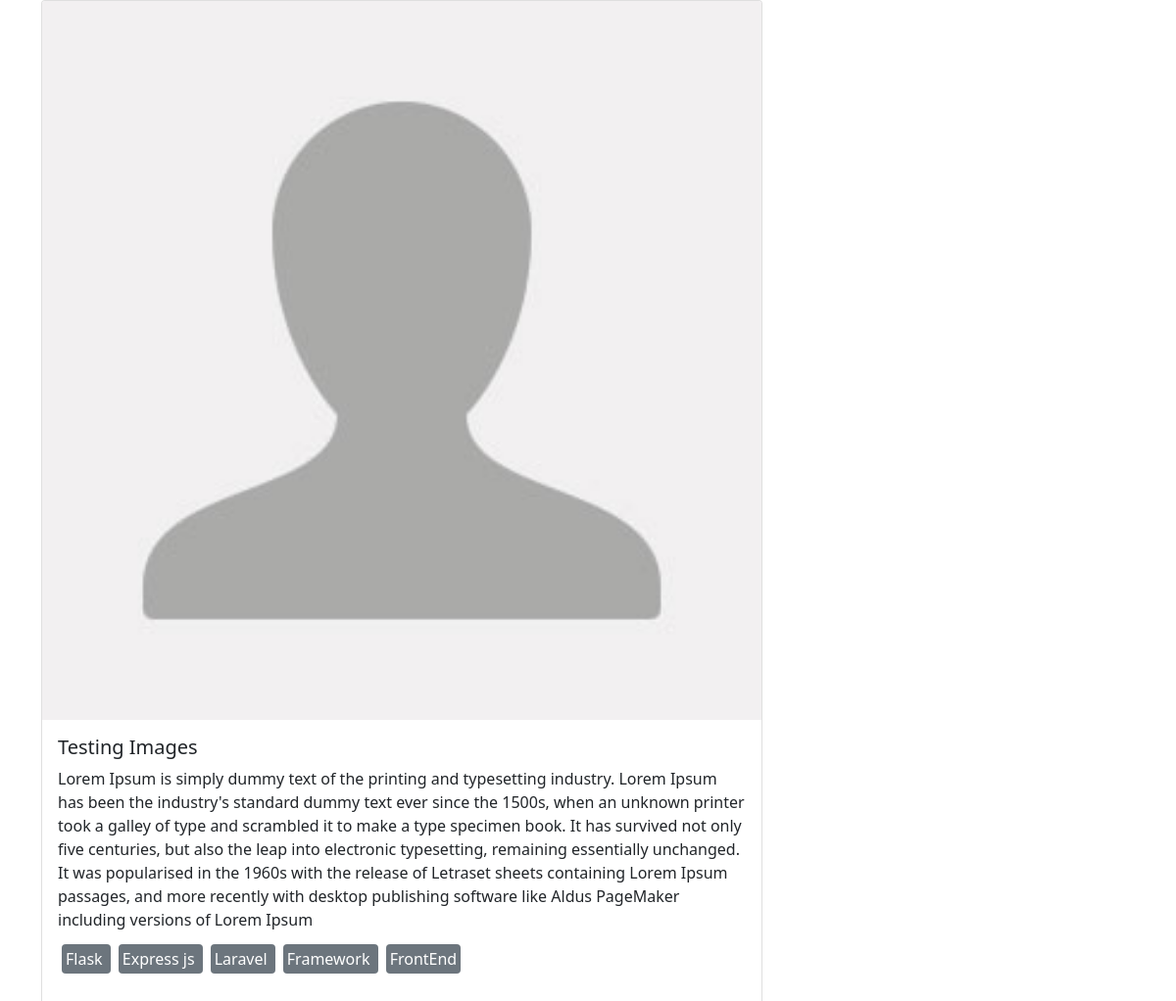
The page /project-detail/3bd27293-9409-4099-ba53-c7152f13dad0/ on the database its author committed.
### projects/models.py (models this page shows, shortened)
class Project(models.Model):
    title = models.CharField(max_length=200)
    description = models.TextField(null=True,blank=True)
    demo_link = models.CharField(max_length=200, null=True, blank=True)
    source_link = models.CharField(max_length=200, null=True, blank=True)
    featured_image = models.ImageField(upload_to="featured_images", blank=True, null=True, default="default.jpg")
    tags = models.ManyToManyField('Tag', blank=True)
    vote_total = models.IntegerField(default=0, null=True, blank=True)
    vote_ratio = models.IntegerField(default=0, null=True, blank=True)
    created= models.DateTimeField(auto_now_add=True)
    id = models.UUIDField(default=uuid.uuid4, unique=True, primary_key=True, editable=False)

class Tag(models.Model):
    name = models.CharField(max_length=200)
    created = models.DateTimeField(auto_now_add=True)
    id = models.UUIDField(default=uuid.uuid4, unique=True, primary_key=True, editable=False)

### projects/views.py (the view)
# urls.py: path("project-detail/<str:id>/", project_detail,name="project_detail"),
def project_detail(request, id):
    project_detail = Project.objects.get(id=id)
    tags = project_detail.tags.all()
    context = {'project_detail':project_detail,'tags':tags,}
    return render(request, 'projects/project_detail.html',context)

### templates/projects/project_detail.html (shortened to what this page needs)
{% extends 'base.html' %}
{% block content %}
<div class="container">
  <div class="row">
    <div class="col-md-8">
  <div class="card" >
  <img src="{{ project_detail.featured_image.url }}" class="card-img-top" alt="...">
  <div class="card-body">
    <h5 class="card-title">{{project_detail.title}}</h5>
    <p class="card-text">{{project_detail.description}}</p>
    <p>
      {% for each in tags %}
    <span class="bg-secondary text-white m-1 p-1 rounded"> {{each.name}} </span>
    {% endfor %}
    </p>
  </div>
</div>
    </div>
  </div>
</div>
{% endblock %}

### rows shown on the page
Project: featured_image (placeholder picture), title "Testing Images", description "Lorem Ipsum is simply dummy text of the printing and typesetting industry. Lorem Ipsum has been the industry's standard dummy text ever since the 1500s, when an unknown printer took a galley of type and scrambled it to make a type specimen book. It has survived not only five centuries, but also the leap into electronic typesetting, remaining essentially unchanged. It was popularised in the 1960s with the release of Letraset sheets containing Lorem Ipsum passages, and more recently with desktop publishing software like Aldus PageMaker including versions of Lorem Ipsum"
Tag: name "Flask"
Tag: name "Express js"
Tag: name "Laravel"
Tag: name "Framework"
Tag: name "FrontEnd"
